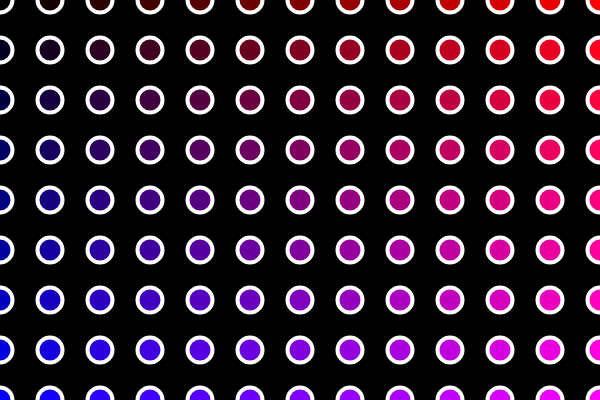
Frame 1 (no input)
Frame 60 (no input): identical to frame 1, image omitted
Frame 120 (the mouse pressed at the canvas centre since frame 60): identical to frame 1, image omitted

The p5.js sketch that drew this single still picture (run headless with seeded random() and noise() and a simulated clock; from frame 60 on, the mouse is pressed at the canvas centre):

// p5.js sketch
// ── sketch.js
function setup() {
    createCanvas(600, 400);
}

function draw() {
    background(0);

    stroke(255);
    strokeWeight(4);

    for(var x = 0; x <= width ; x+=50){
        for(var y = 0; y<=height; y+=50){
            fill(map(x,0,600,0,255),0,map(y,0,400,0,255))
            ellipse(x,y,25,25)
        }
    }
}
